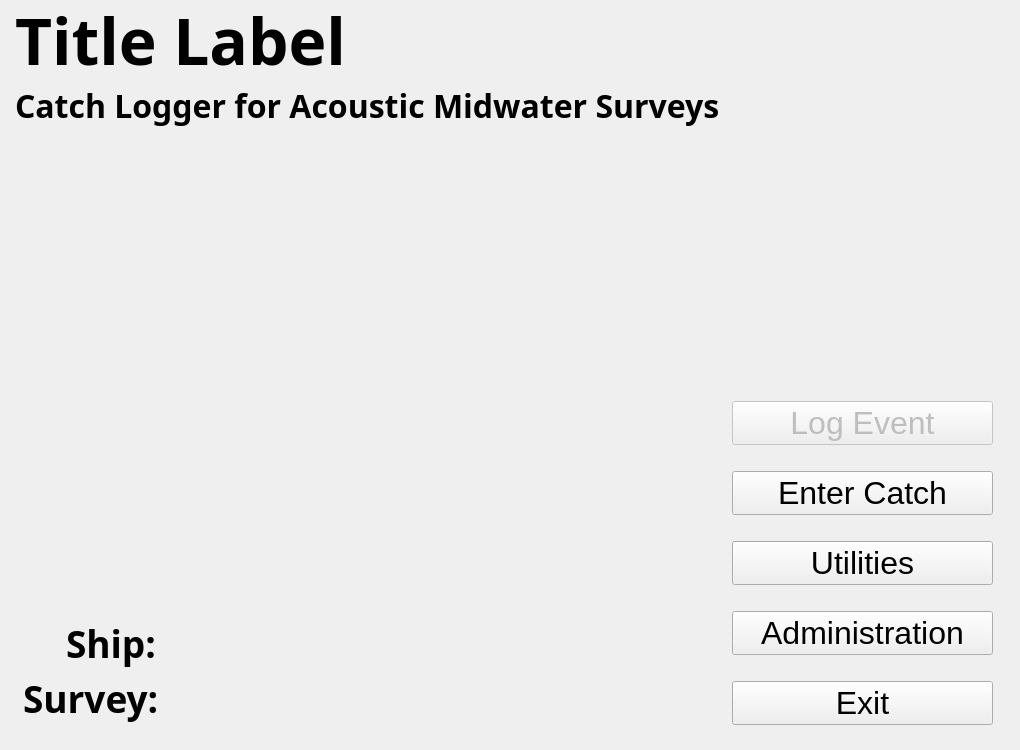
<?xml version="1.0" encoding="UTF-8"?>
<ui version="4.0">
 <class>clamsMain</class>
 <widget class="QMainWindow" name="clamsMain">
  <property name="geometry">
   <rect>
    <x>0</x>
    <y>0</y>
    <width>1020</width>
    <height>750</height>
   </rect>
  </property>
  <property name="minimumSize">
   <size>
    <width>1020</width>
    <height>750</height>
   </size>
  </property>
  <property name="maximumSize">
   <size>
    <width>1020</width>
    <height>750</height>
   </size>
  </property>
  <property name="windowTitle">
   <string>Catch Logger for Midwater Acoustic Surveys</string>
  </property>
  <widget class="QWidget" name="centralwidget">
   <widget class="QLabel" name="picLabel">
    <property name="geometry">
     <rect>
      <x>12</x>
      <y>4</y>
      <width>995</width>
      <height>740</height>
     </rect>
    </property>
    <property name="text">
     <string/>
    </property>
   </widget>
   <widget class="QLabel" name="titleLabel">
    <property name="geometry">
     <rect>
      <x>15</x>
      <y>4</y>
      <width>681</width>
      <height>71</height>
     </rect>
    </property>
    <property name="font">
     <font>
      <family>Gill Sans MT</family>
      <pointsize>48</pointsize>
      <weight>75</weight>
      <bold>true</bold>
     </font>
    </property>
    <property name="text">
     <string>Title Label</string>
    </property>
   </widget>
   <widget class="QWidget" name="verticalLayoutWidget">
    <property name="geometry">
     <rect>
      <x>732</x>
      <y>399</y>
      <width>261</width>
      <height>333</height>
     </rect>
    </property>
    <layout class="QVBoxLayout" name="verticalLayout">
     <property name="spacing">
      <number>24</number>
     </property>
     <item>
      <widget class="QPushButton" name="trawlEventBtn">
       <property name="enabled">
        <bool>false</bool>
       </property>
       <property name="minimumSize">
        <size>
         <width>250</width>
         <height>0</height>
        </size>
       </property>
       <property name="font">
        <font>
         <pointsize>24</pointsize>
        </font>
       </property>
       <property name="text">
        <string>Log Event</string>
       </property>
      </widget>
     </item>
     <item>
      <widget class="QPushButton" name="procBtn">
       <property name="minimumSize">
        <size>
         <width>250</width>
         <height>0</height>
        </size>
       </property>
       <property name="font">
        <font>
         <pointsize>24</pointsize>
        </font>
       </property>
       <property name="text">
        <string>Enter Catch</string>
       </property>
      </widget>
     </item>
     <item>
      <widget class="QPushButton" name="utilitiesBtn">
       <property name="minimumSize">
        <size>
         <width>250</width>
         <height>0</height>
        </size>
       </property>
       <property name="font">
        <font>
         <pointsize>24</pointsize>
        </font>
       </property>
       <property name="text">
        <string>Utilities</string>
       </property>
      </widget>
     </item>
     <item>
      <widget class="QPushButton" name="adminBtn">
       <property name="minimumSize">
        <size>
         <width>250</width>
         <height>0</height>
        </size>
       </property>
       <property name="font">
        <font>
         <pointsize>24</pointsize>
        </font>
       </property>
       <property name="text">
        <string>Administration</string>
       </property>
      </widget>
     </item>
     <item>
      <widget class="QPushButton" name="exitBtn">
       <property name="minimumSize">
        <size>
         <width>250</width>
         <height>0</height>
        </size>
       </property>
       <property name="font">
        <font>
         <pointsize>24</pointsize>
        </font>
       </property>
       <property name="text">
        <string>Exit</string>
       </property>
      </widget>
     </item>
    </layout>
   </widget>
   <widget class="QLabel" name="shipLabel">
    <property name="geometry">
     <rect>
      <x>66</x>
      <y>618</y>
      <width>501</width>
      <height>51</height>
     </rect>
    </property>
    <property name="font">
     <font>
      <family>Gill Sans MT</family>
      <pointsize>28</pointsize>
      <weight>75</weight>
      <italic>false</italic>
      <bold>true</bold>
     </font>
    </property>
    <property name="text">
     <string>Ship:</string>
    </property>
   </widget>
   <widget class="QLabel" name="shipLabel_2">
    <property name="geometry">
     <rect>
      <x>15</x>
      <y>75</y>
      <width>751</width>
      <height>61</height>
     </rect>
    </property>
    <property name="font">
     <font>
      <family>Gill Sans MT</family>
      <pointsize>24</pointsize>
      <weight>75</weight>
      <italic>false</italic>
      <bold>true</bold>
     </font>
    </property>
    <property name="text">
     <string>Catch Logger for Acoustic Midwater Surveys</string>
    </property>
   </widget>
   <widget class="QLabel" name="surveyLabel">
    <property name="geometry">
     <rect>
      <x>23</x>
      <y>673</y>
      <width>671</width>
      <height>51</height>
     </rect>
    </property>
    <property name="font">
     <font>
      <family>Gill Sans MT</family>
      <pointsize>28</pointsize>
      <weight>75</weight>
      <italic>false</italic>
      <bold>true</bold>
     </font>
    </property>
    <property name="text">
     <string>Survey:</string>
    </property>
   </widget>
   <widget class="QLabel" name="schemaLabel">
    <property name="geometry">
     <rect>
      <x>754</x>
      <y>12</y>
      <width>241</width>
      <height>31</height>
     </rect>
    </property>
    <property name="font">
     <font>
      <family>Gill Sans MT</family>
      <pointsize>16</pointsize>
      <weight>75</weight>
      <bold>true</bold>
     </font>
    </property>
    <property name="text">
     <string/>
    </property>
   </widget>
  </widget>
 </widget>
 <resources/>
 <connections/>
</ui>
